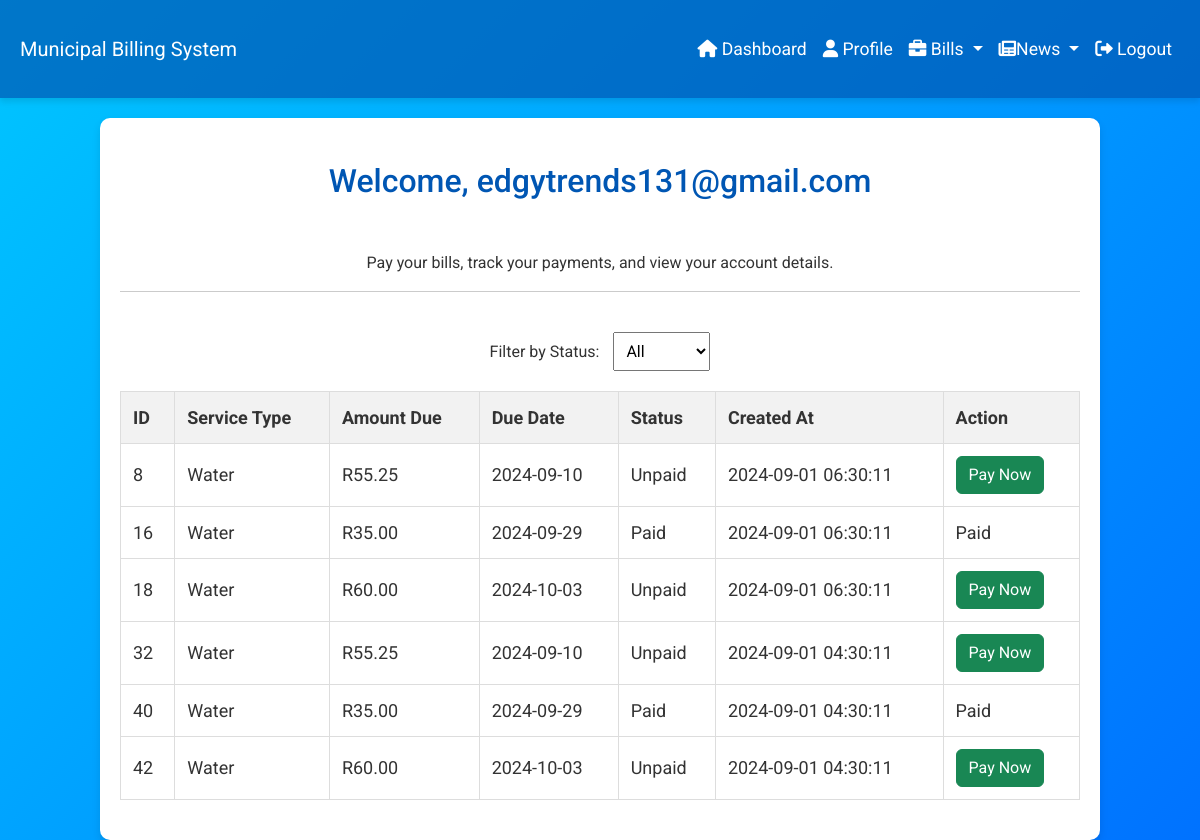
Page /water_bills.php (signed in) on the committed database.
### tables this page shows
CREATE TABLE `bills` (
  `id` int(11) NOT NULL,
  `resident_id` int(11) NOT NULL,
  `service_type` varchar(255) NOT NULL,
  `amount_due` decimal(10,2) NOT NULL,
  `due_date` date NOT NULL,
  `status` enum('paid','unpaid','overdue') DEFAULT 'unpaid',
  `created_at` timestamp NOT NULL DEFAULT current_timestamp(),
  `usage_amount` decimal(10,2) NOT NULL DEFAULT 0.00
);

### water_bills.php (the view, shortened to what this page needs)
<?php
$servername = "localhost";
$username = "root";
$password = "";
$dbname = "municipal_billing";
$conn = new mysqli($servername, $username, $password, $dbname);
$user_id = $_SESSION['user_id'];
$email = $_SESSION['email'];
$status_filter = isset($_GET['status']) ? $_GET['status'] : 'all';
$page = isset($_GET['page']) ? (int)$_GET['page'] : 1;
$records_per_page = 10;
$offset = ($page - 1) * $records_per_page;
$sql = "SELECT * FROM bills WHERE resident_id = ? AND service_type = 'water'";
if ($status_filter !== 'all') {
    $stmt = $conn->prepare($sql . " LIMIT ?, ?");
    $stmt->bind_param("isii", $user_id, $status_filter, $offset, $records_per_page);
} else {
    $stmt = $conn->prepare($sql . " LIMIT ?, ?");
    $stmt->bind_param("iii", $user_id, $offset, $records_per_page);
}
$stmt->execute();
$result = $stmt->get_result();
?>
<!DOCTYPE html>
<html lang="en">
<head>
    <link href="https://cdn.jsdelivr.net/npm/bootstrap@5.3.0/dist/css/bootstrap.min.css" rel="stylesheet">
    <link rel="stylesheet" href="https://cdnjs.cloudflare.com/ajax/libs/font-awesome/6.0.0-beta3/css/all.min.css">
</head>
<body>
<nav class="navbar navbar-expand-lg navbar-dark">
        <div class="container-fluid">
            <a class="navbar-brand" href="home.php">Municipal Billing System</a>
            <div class="collapse navbar-collapse" id="navbarNav">
            <ul class="navbar-nav ms-auto">
             <li class="nav-item">
                 <a class="nav-link" href="dashboard.php"><i class="fas fa-home"></i> Dashboard</a>
             </li>
                 <li class="nav-item">
               <a class="nav-link active" href="profile.php"><i class="fas fa-user"></i> Profile</a>
             </li>
            <li class="nav-item dropdown">
           <a class="nav-link dropdown-toggle" href="#" id="navbarDropdown" role="button" data-bs-toggle="dropdown" aria-expanded="false">
            <i class="fas fa-briefcase"></i> Bills
          </a>
            </li>
            <li class="nav-item dropdown">
           <a class="nav-link dropdown-toggle" href="#" id="navbarDropdown" role="button" data-bs-toggle="dropdown" aria-expanded="false">
           <i class="fas fa-newspaper"></i>News
          </a>
            </li>
            <li class="nav-item">
          <a class="nav-link" href="logout.php"><i class="fas fa-sign-out-alt"></i> Logout</a>
          </li>
            </ul>
            </div>
             </div>
     </nav>
    <div class="container profile-container"><br>
        <h2>Welcome, <?= htmlspecialchars($email) ?></h2>
        <p>Pay your bills, track your payments, and view your account details.</p>
        <hr><br>
        <div class="filter">
        <form method="GET" action="">
            <label for="status">Filter by Status:</label>
            <select name="status" id="status" onchange="this.form.submit()">
                <option value="all" <?php if($status_filter == 'all') echo 'selected'; ?>>All</option>
            </select>
        </form>
    </div>
    <?php
    if ($result->num_rows > 0) {
        echo "<table>";
        echo "<tr><th>ID</th><th>Service Type</th><th>Amount Due</th><th>Due Date</th><th>Status</th><th>Created At</th><th>Action</th></tr>";
        while ($row = $result->fetch_assoc()) {
            echo "<tr>";
            echo "<td>" . $row['id'] . "</td>";
            echo "<td>" . ucfirst($row['service_type']) . "</td>";
            echo "<td>R" . number_format($row['amount_due'], 2) . "</td>";
            echo "<td>" . $row['due_date'] . "</td>";
            echo "<td>" . ucfirst($row['status']) . "</td>";
            echo "<td>" . $row['created_at'] . "</td>";
             if ($row['status'] === 'unpaid' || $row['status'] === 'overdue') {
            echo "<td><a href='pay_bill.php?bill_id=" . $row['id'] . "' class='btn btn-success'>Pay Now</a></td>";
         } else {
        echo "<td>Paid</td>";
    }
            echo "</tr>";
        }
        echo "</table>";
    } else {
        echo "<p class='no-bills'>No water bills found for your account.</p>";
    }
    ?>
</div>
</body>
</html>

### water_bills.php (style rules this page uses)
body { font-family: 'Roboto', sans-serif; background: linear-gradient(135deg, #00c6ff, #0072ff); color: #333; padding: 0; margin: 0; }
.navbar { background: rgba(0, 86, 179, 0.7); box-shadow: 0 4px 6px rgba(0, 0, 0, 0.1); }
.navbar .navbar-brand { color: #fff; ofnt-weight:bold; }
.navbar .navbar-nav .nav-link { color: #fff; font-size : 1.1em; }
.container-fluid { padding: 20px; }
.profile-container { max-width: 1000px; margin: 0 auto; background: white; border-radius: 10px; backdrop-filter: blur(10px); box-shadow: 0 4px 8px rgba(0, 0, 0, 0.1); padding: 20px; text-align: center; margin-top: 20px; }
.profile-container h2 { margin-bottom: 50px; color: #0056b3; }
table { width: 100%; border-collapse: collapse; margin: 20px 0; font-size: 18px; text-align: left; }
table th, table td { padding: 12px; border: 1px solid #ddd; }
table th { background-color: #f2f2f2; }
select { padding: 8px; font-size: 16px; margin-left: 10px; }

### rows in the picture
bills: id "8", service_type "Water", amount_due "55.25", due_date "2024-09-10", status "Unpaid", created_at "2024-09-01 06:30:11"
bills: id "16", service_type "Water", amount_due "35.00", due_date "2024-09-29", status "Paid", created_at "2024-09-01 06:30:11"
bills: id "18", service_type "Water", amount_due "60.00", due_date "2024-10-03", status "Unpaid", created_at "2024-09-01 06:30:11"
bills: id "32", service_type "Water", amount_due "55.25", due_date "2024-09-10", status "Unpaid", created_at "2024-09-01 04:30:11"
bills: id "40", service_type "Water", amount_due "35.00", due_date "2024-09-29", status "Paid", created_at "2024-09-01 04:30:11"
bills: id "42", service_type "Water", amount_due "60.00", due_date "2024-10-03", status "Unpaid", created_at "2024-09-01 04:30:11"

### other values in the picture
$email "edgytrends131@gmail.com"
